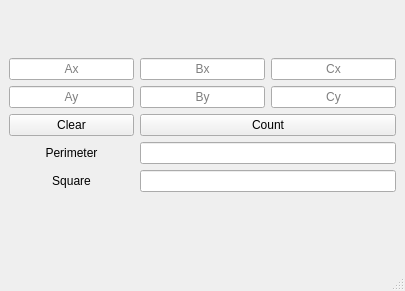
<?xml version="1.0" encoding="UTF-8"?>
<ui version="4.0">
 <class>MainWindow</class>
 <widget class="QMainWindow" name="MainWindow">
  <property name="geometry">
   <rect>
    <x>0</x>
    <y>0</y>
    <width>405</width>
    <height>291</height>
   </rect>
  </property>
  <property name="windowTitle">
   <string>calculator Arsen</string>
  </property>
  <widget class="QWidget" name="centralwidget">
   <layout class="QGridLayout" name="gridLayout">
    <item row="1" column="1">
     <widget class="QLineEdit" name="bxInput">
      <property name="alignment">
       <set>Qt::AlignCenter</set>
      </property>
      <property name="placeholderText">
       <string>Bx</string>
      </property>
     </widget>
    </item>
    <item row="1" column="2">
     <widget class="QLineEdit" name="cxInput">
      <property name="alignment">
       <set>Qt::AlignCenter</set>
      </property>
      <property name="placeholderText">
       <string>Cx</string>
      </property>
     </widget>
    </item>
    <item row="4" column="0">
     <widget class="QLabel" name="perimLabel">
      <property name="text">
       <string>Perimeter</string>
      </property>
      <property name="alignment">
       <set>Qt::AlignCenter</set>
      </property>
     </widget>
    </item>
    <item row="4" column="1" colspan="2">
     <widget class="QLineEdit" name="perimOut">
      <property name="readOnly">
       <bool>true</bool>
      </property>
     </widget>
    </item>
    <item row="2" column="2">
     <widget class="QLineEdit" name="cyInput">
      <property name="alignment">
       <set>Qt::AlignCenter</set>
      </property>
      <property name="placeholderText">
       <string>Cy</string>
      </property>
     </widget>
    </item>
    <item row="2" column="0">
     <widget class="QLineEdit" name="ayInput">
      <property name="alignment">
       <set>Qt::AlignCenter</set>
      </property>
      <property name="placeholderText">
       <string>Ay</string>
      </property>
     </widget>
    </item>
    <item row="3" column="0">
     <widget class="QPushButton" name="clearButton">
      <property name="text">
       <string>Clear</string>
      </property>
     </widget>
    </item>
    <item row="3" column="1" colspan="2">
     <widget class="QPushButton" name="countButton">
      <property name="text">
       <string>Count</string>
      </property>
     </widget>
    </item>
    <item row="0" column="1">
     <spacer name="verticalSpacer_2">
      <property name="orientation">
       <enum>Qt::Vertical</enum>
      </property>
      <property name="sizeHint" stdset="0">
       <size>
        <width>20</width>
        <height>40</height>
       </size>
      </property>
     </spacer>
    </item>
    <item row="1" column="0">
     <widget class="QLineEdit" name="axInput">
      <property name="alignment">
       <set>Qt::AlignCenter</set>
      </property>
      <property name="placeholderText">
       <string>Ax</string>
      </property>
     </widget>
    </item>
    <item row="7" column="1">
     <spacer name="verticalSpacer">
      <property name="orientation">
       <enum>Qt::Vertical</enum>
      </property>
      <property name="sizeHint" stdset="0">
       <size>
        <width>20</width>
        <height>40</height>
       </size>
      </property>
     </spacer>
    </item>
    <item row="2" column="1">
     <widget class="QLineEdit" name="byInput">
      <property name="alignment">
       <set>Qt::AlignCenter</set>
      </property>
      <property name="placeholderText">
       <string>By</string>
      </property>
     </widget>
    </item>
    <item row="5" column="1" colspan="2">
     <widget class="QLineEdit" name="squareOut">
      <property name="readOnly">
       <bool>true</bool>
      </property>
     </widget>
    </item>
    <item row="5" column="0">
     <widget class="QLabel" name="squareLabel">
      <property name="text">
       <string>Square</string>
      </property>
      <property name="alignment">
       <set>Qt::AlignCenter</set>
      </property>
     </widget>
    </item>
    <item row="6" column="0" colspan="3">
     <widget class="QLabel" name="errorOutput">
      <property name="text">
       <string/>
      </property>
      <property name="alignment">
       <set>Qt::AlignCenter</set>
      </property>
     </widget>
    </item>
   </layout>
  </widget>
  <widget class="QMenuBar" name="menubar">
   <property name="geometry">
    <rect>
     <x>0</x>
     <y>0</y>
     <width>405</width>
     <height>31</height>
    </rect>
   </property>
  </widget>
  <widget class="QStatusBar" name="statusbar"/>
 </widget>
 <resources/>
 <connections/>
</ui>
